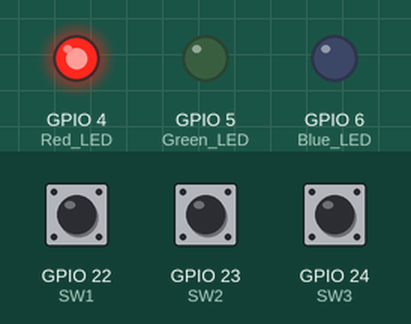
Bench run of a program on a simulated Raspberry Pi (BCM pin numbers). On the bench: output pins drawn as LEDs (lit = HIGH). The inputs (shaded band) are chosen by the test bench; at power-on: GPIO 22 (SW1) HIGH, GPIO 23 (SW2) HIGH, GPIO 24 (SW3) HIGH. Random numbers come from a fixed seed; the clock reads 2024-03-15 10:24:30 at power-on unless the program sets it; what the program prints to the terminal is not drawn. At 7.1 s the program stops and its outputs stay as they are.

Above: at 0.1 s.
At 4.6 s:
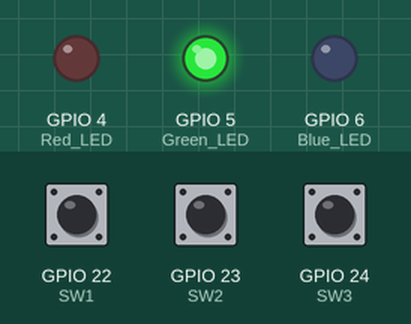
At 5.9 s:
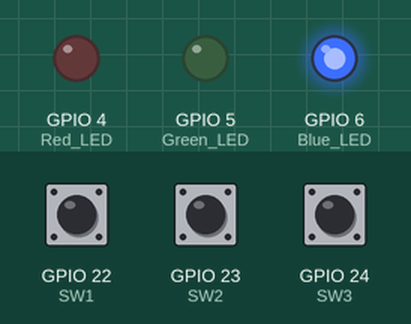
At 7.2 s:
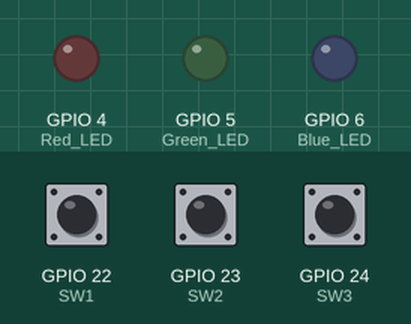
Timing chart, 0 to 8.6 s (numbered marks = the images above):
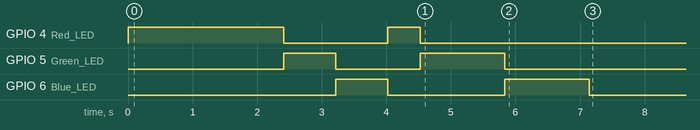

The program:

Mission020103.py
```python
import RPi.GPIO as GPIO
import time
import random

SW1 = 22
SW2 = 23
SW3 = 24
Red_LED = 4
Green_LED = 5
Blue_LED = 6

GPIO.setmode(GPIO.BCM)
# SW 핀 설정
GPIO.setup(SW1, GPIO.IN, pull_up_down=GPIO.PUD_UP)
GPIO.setup(SW2, GPIO.IN, pull_up_down=GPIO.PUD_UP)
GPIO.setup(SW3, GPIO.IN, pull_up_down=GPIO.PUD_UP)
# LED 핀 설정
GPIO.setup(Red_LED, GPIO.OUT)
GPIO.setup(Green_LED, GPIO.OUT)
GPIO.setup(Blue_LED, GPIO.OUT)

# LED 초기화
GPIO.output(Red_LED, GPIO.LOW)
GPIO.output(Green_LED, GPIO.LOW)
GPIO.output(Blue_LED, GPIO.LOW)

# 랜덤 색 및 시간 설정
colors = ['Red', 'Green', 'Blue']
times = [0.5, 0.6, 0.7, 0.8, 0.9, 1.0]

def game_round():
    # 랜덤 색, 시간 선택
    selected_color = random.choice(colors)
    selected_time = random.choice(times)

    # LED 켜기
    if selected_color == 'Red':
        GPIO.output(Red_LED, GPIO.HIGH)
    elif selected_color == 'Green':
        GPIO.output(Green_LED, GPIO.HIGH)
    elif selected_color == 'Blue':
        GPIO.output(Blue_LED, GPIO.HIGH)

    # 대기 시작 시간 설정
    start_time = time.time()

    # 불이 들어와 있는 동안 버튼을 누를 수 있는 시간 동안 체크
    while time.time() - start_time < selected_time:
        button_pressed = GPIO.input(SW1) | (GPIO.input(SW2) << 1) | (GPIO.input(SW3) << 2)
        if button_pressed in [SW1, SW2, SW3]:
            break

    # LED 끄기
    GPIO.output(Red_LED, GPIO.LOW)
    GPIO.output(Green_LED, GPIO.LOW)
    GPIO.output(Blue_LED, GPIO.LOW)

    # 판정 1, 2, 3
    if button_pressed == SW1 and selected_color == 'Red':
        print("perfect")
        return 2  # perfect인 경우 2점 반환
    elif button_pressed & SW1 == 0 and selected_color == 'Red':
        print("bad")
        return 0  # 다른 버튼을 누른 경우 0점 반환
    elif button_pressed == SW2 and selected_color == 'Green':
        print("perfect")
        return 2
    elif button_pressed & SW2 == 0 and selected_color == 'Green':
        print("bad")
        return 0
    elif button_pressed == SW3 and selected_color == 'Blue':
        print("perfect")
        return 2
    elif button_pressed & SW3 == 0 and selected_color == 'Blue':
        print("bad")
        return 0
    else:
        print("miss")
        return 0

# 메인 루프
score = 0
for i in range(10):
    score += game_round()

print(f"최종 점수는 {score}점")

# GPIO 정리
GPIO.cleanup()
```
